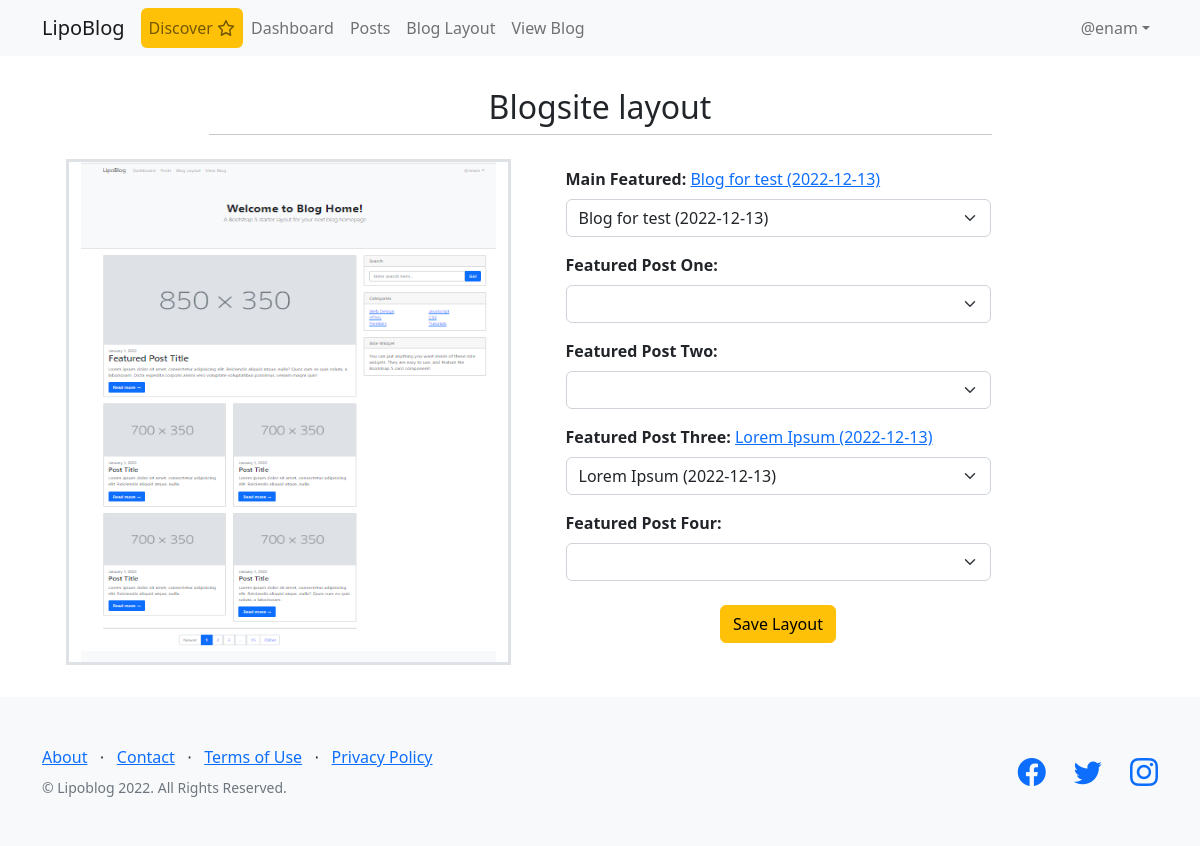
The page /bloglayout/ (signed in) on the database as committed earlier.
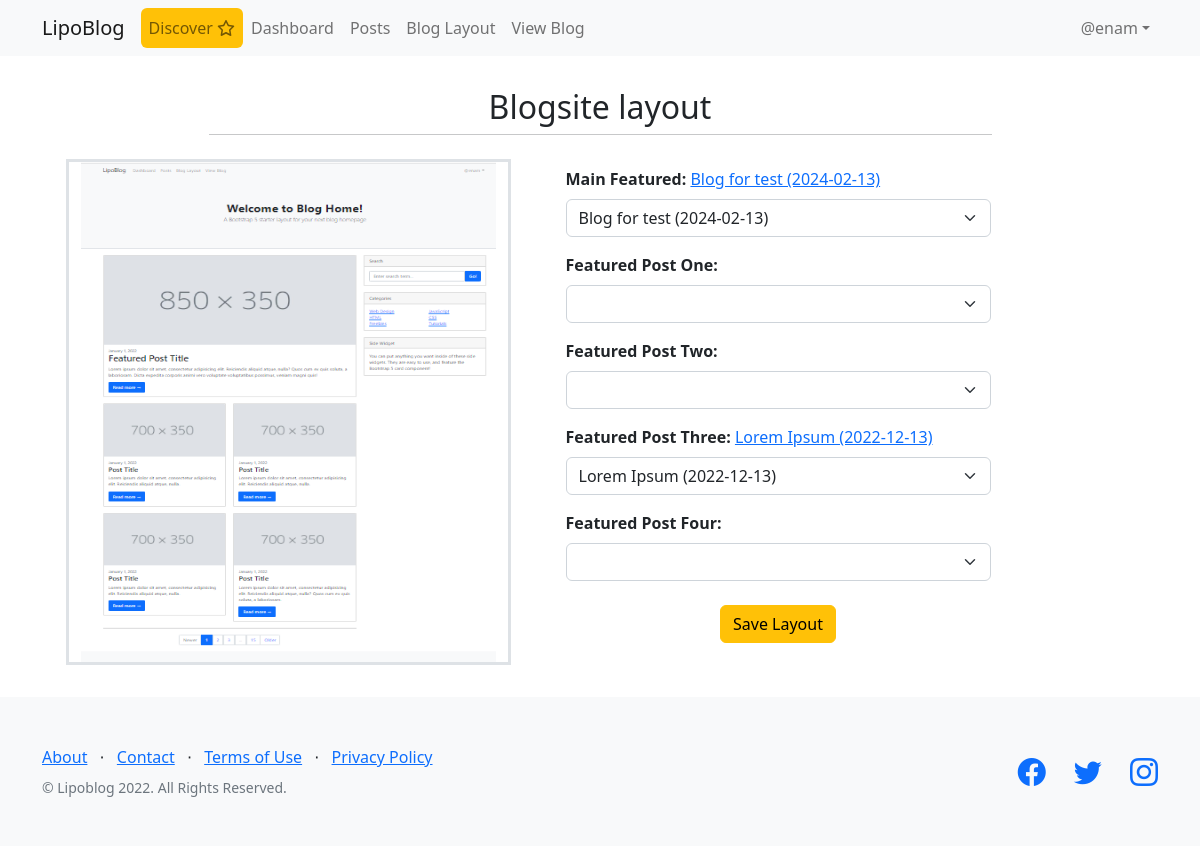
The same page on the database as committed later.
### blogs/models.py (models this page shows)
class post(models.Model):
    status = (
        ('draft', 'Draft'),
        ('published', 'Published'),
    )
    title = models.CharField(max_length=200)
    blogtext = RichTextField(blank=True, null=True)
    blogimage = models.ImageField(upload_to='images')
    date = models.DateField()
    slug = models.SlugField(max_length=200)
    location = models.CharField(max_length=200)
    author = models.ForeignKey(blogger, on_delete=models.CASCADE)
    status = models.CharField(max_length=20, choices=status, default='draft')
    category = models.ForeignKey(Category, on_delete=models.CASCADE, blank=True, null=True)
    def __str__(self):
        return f'{self.title} ({self.date})'

### blogs/views.py (the view, shortened to what this page needs)
# urls.py: path("bloglayout/", views.blog_layout, name='blog_layout'),
@login_required(login_url='login')
def blog_layout(request):
    bloger = blogger.objects.get(user=request.user)
    layout = bloglayout.objects.get(author=bloger)
    form = LayoutForm()
    posts = post.objects.filter(author=bloger)
    post1 = None
    post2 = None
    post3 = None
    post4 = None
    post5 = None
    if layout.mainfeatured != "": post1 = post.objects.get(slug=layout.mainfeatured)
    if layout.featuredone != "": post2 = post.objects.get(slug=layout.featuredone)
    if layout.featuredtwo != "": post3 = post.objects.get(slug=layout.featuredtwo)
    if layout.featuredthree != "": post4 = post.objects.get(slug=layout.featuredthree)
    if layout.featuredfour != "": post5 = post.objects.get(slug=layout.featuredfour)
    return render(request, 'blogs/bloglayout.html', {
        'blogger': bloger,
        'form': form,
        'post': posts,
        'post1': post1,
        'post2': post2,
        'post3': post3,
        'post4': post4,
        'post5': post5,
    })

### blogs/forms.py
class LayoutForm(forms.ModelForm):
    class Meta:
       model = bloglayout
       fields = ['author', 'mainfeatured', 'featuredone', 'featuredtwo', 'featuredthree', 'featuredfour']

### blogs/templates/blogs/bloglayout.html (shortened to what this page needs)
{% extends 'blogs/base/base.html' %}
{% block body %}
<section class="py-3">
    <div class="container px-4 px-lg-5 my-3">
        <div class="row w-75 mx-auto text-center">
            <h2 class="text-center">Blogsite layout</h2>
            <hr class="m-0 mb-4">
        </div>
        <form class="" action="." method="POST" enctype="multipart/form-data">
            <div class="row">
                <div class="col-sm-5 border border-3">
                    <img class="card-img-top" src="/files/images/layout.png" width="400px" height="500px" alt="..." />
                </div>
                <div class="col-sm-6">
                <div class="col-sm-10 mx-auto py-2">
                    <label class="form-label" for="mainfeatured"><b>Main Featured:</b></label>
                    {% if post1 != None %}
                        <a href="{% url 'post_view' post1.slug %}" target="_blank" class="btn-sm">{{ post1 }}</a>
                    {% endif %}
                    <div class="d-flex">
                        <select name="mainfeatured" class="form-select" id="mainfeatured">
                            {% for item in post %}
                                {% if item.id == post1.id %}
                                    <option value="{{item.slug}}" selected>{{item}}</option>
                                {% else %}
                                    <option value="{{item.slug}}">{{item}}</option>
                                {% endif %}
                            {% endfor %}
                        </select>
                    </div>
                </div>
                <div class="col-sm-10 mx-auto py-2">
                    <label class="form-label" for="featuredone"><b>Featured Post One:</b></label>
                    <div class="d-flex">
                        <select name="featuredone" class="form-select" id="featuredone">
                            <option value></option>
                            {% for item in post %}
                                {% if item.id == post2.id %}
                                    <option value="{{item.slug}}" selected>{{item}}</option>
                                {% else %}
                                    <option value="{{item.slug}}">{{item}}</option>
                                {% endif %}
                            {% endfor %}
                        </select>
                    </div>
                </div>
                <div class="col-sm-10 mx-auto py-2">
                    <label class="form-label" for="featuredtwo"><b>Featured Post Two:</b></label>
                    <div class="d-flex">
                        <select name="featuredtwo" class="form-select" id="featuredtwo">
                            <option value></option>
                            {% for item in post %}
                                {% if item.id == post3.id %}
                                    <option value="{{item.slug}}" selected>{{item}}</option>
                                {% else %}
                                    <option value="{{item.slug}}">{{item}}</option>
                                {% endif %}
                            {% endfor %}
                        </select>
                    </div>
                </div>
                <div class="col-sm-10 mx-auto py-2">
                    <label class="form-label" for="featuredthree"><b>Featured Post Three:</b></label>
                    {% if post4 != None %}
                        <a href="{% url 'post_view' post4.slug %}" target="_blank" class="btn-sm">{{ post4 }}</a>
                    {% endif %}
                    <div class="d-flex">
                        <select name="featuredthree" class="form-select" id="featuredthree">
                            {% for item in post %}
                                {% if item.id == post4.id %}
                                    <option value="{{item.slug}}" selected>{{item}}</option>
                                {% else %}
                                    <option value="{{item.slug}}">{{item}}</option>
                                {% endif %}
                            {% endfor %}
                        </select>
                    </div>
                </div>
                <div class="col-sm-10 mx-auto py-2">
                    <label class="form-label" for="featuredfour"><b>Featured Post Four:</b></label>
                    <div class="d-flex">
                        <select name="featuredfour" class="form-select" id="featuredfour">
                            <option value></option>
                            {% for item in post %}
                                {% if item.id == post5.id %}
                                    <option value="{{item.slug}}" selected>{{item}}</option>
                                {% else %}
                                    <option value="{{item.slug}}">{{item}}</option>
                                {% endif %}
                            {% endfor %}
                        </select>
                    </div>
                </div>
                <div class="mt-3 text-center">
                    <button class="btn btn-warning profile-button" type="submit">Save Layout</button>
                </div>
                </div>
            </div>
        </form>
    </div>
</section>
{% endblock %}

### blogs/templates/blogs/base/base.html (shortened to what this page needs)
{% load static %}
<!DOCTYPE html>
<html lang="en">
    <head>
        <link href="https://cdnjs.cloudflare.com/ajax/libs/font-awesome/6.5.1/css/all.min.css" rel="stylesheet">
        <link rel="stylesheet" href="https://cdn.jsdelivr.net/npm/bootstrap-icons@1.9.1/font/bootstrap-icons.css">
        <link href="https://cdn.jsdelivr.net/npm/bootstrap@5.2.1/dist/css/bootstrap.min.css" rel="stylesheet">
        <link href="{% static 'blogs/css/base.css' %}" rel="stylesheet" />
    </head>
    <body>
        <nav class="navbar navbar-expand-lg navbar-light bg-light static-top">
            <div class="container">
                <a class="navbar-brand" href="/home/">LipoBlog</a>
                <div class="collapse navbar-collapse" id="navbarTogglerDemo01">
                    <ul class="navbar-nav me-auto mb-2 mb-lg-0">
                        <li class="nav-item">
                          <a class="nav-link bg-warning rounded" aria-current="page" href="{% url 'discover_stories' %}">Discover <i class="far fa-star"></i></a>
                        </li>
                        {% if user.is_authenticated %}
                        <li class="nav-item">
                          <a class="nav-link" aria-current="page" href="/blogs/">Dashboard</a>
                        </li>
                        <li class="nav-item">
                          <a class="nav-link" href="/posts/">Posts</a>
                        </li>
                        <li class="nav-item">
                            <a class="nav-link" href="/bloglayout/">Blog Layout</a>
                        </li>
                        <li class="nav-item">
                            <a class="nav-link" href="{% url 'blog_view' blogger.slug %}">View Blog</a>
                        </li>
                        {% endif %}
                    </ul>
                    {% if user.is_authenticated %}
                        <ul class="navbar-nav">
                            <li class="nav-item dropdown">
                                <a class="nav-link dropdown-toggle" id="navbarDropdown" href="#" role="button" data-bs-toggle="dropdown" aria-expanded="false">@{{user.username}}</a>
                            </li>
                        </ul>
                    {% else %}
                        <form class="d-flex justify-content-center ">
                            <a class="btn btn-success mx-1" href="/login/">Log In</a>
                            <a class="btn btn-primary mx-1" href="/register/">Sign Up</a>
                        </form>
                    {% endif %}
                </div>
            </div>
        </nav>
        {% block body %}{% endblock %}
        <footer class="footer bg-light py-5">
            <div class="container">
                <div class="row">
                    <div class="col-lg-6 h-100 text-center text-lg-start my-auto">
                        <ul class="list-inline mb-2">
                            <li class="list-inline-item"><a href="#!">About</a></li>
                            <li class="list-inline-item">⋅</li>
                            <li class="list-inline-item"><a href="#!">Contact</a></li>
                            <li class="list-inline-item">⋅</li>
                            <li class="list-inline-item"><a href="#!">Terms of Use</a></li>
                            <li class="list-inline-item">⋅</li>
                            <li class="list-inline-item"><a href="#!">Privacy Policy</a></li>
                        </ul>
                        <p class="text-muted small mb-4 mb-lg-0">&copy; Lipoblog 2022. All Rights Reserved.</p>
                    </div>
                    <div class="col-lg-6 h-100 text-center text-lg-end my-auto">
                        <ul class="list-inline mb-0">
                            <li class="list-inline-item me-4">
                                <a href="#!"><i class="bi-facebook fs-3"></i></a>
                            </li>
                            <li class="list-inline-item me-4">
                                <a href="#!"><i class="bi-twitter fs-3"></i></a>
                            </li>
                            <li class="list-inline-item">
                                <a href="#!"><i class="bi-instagram fs-3"></i></a>
                            </li>
                        </ul>
                    </div>
                </div>
            </div>
        </footer>
    </body>
</html>

Rows that differ between the two databases and show on the page:
changed post: title+date "Blog for test (2022-12-13)" → "Blog for test (2024-02-13)"
Other text that changed with them:
form field mainfeatured: "Blog for test (2022-12-13)" → "Blog for test (2024-02-13)"
